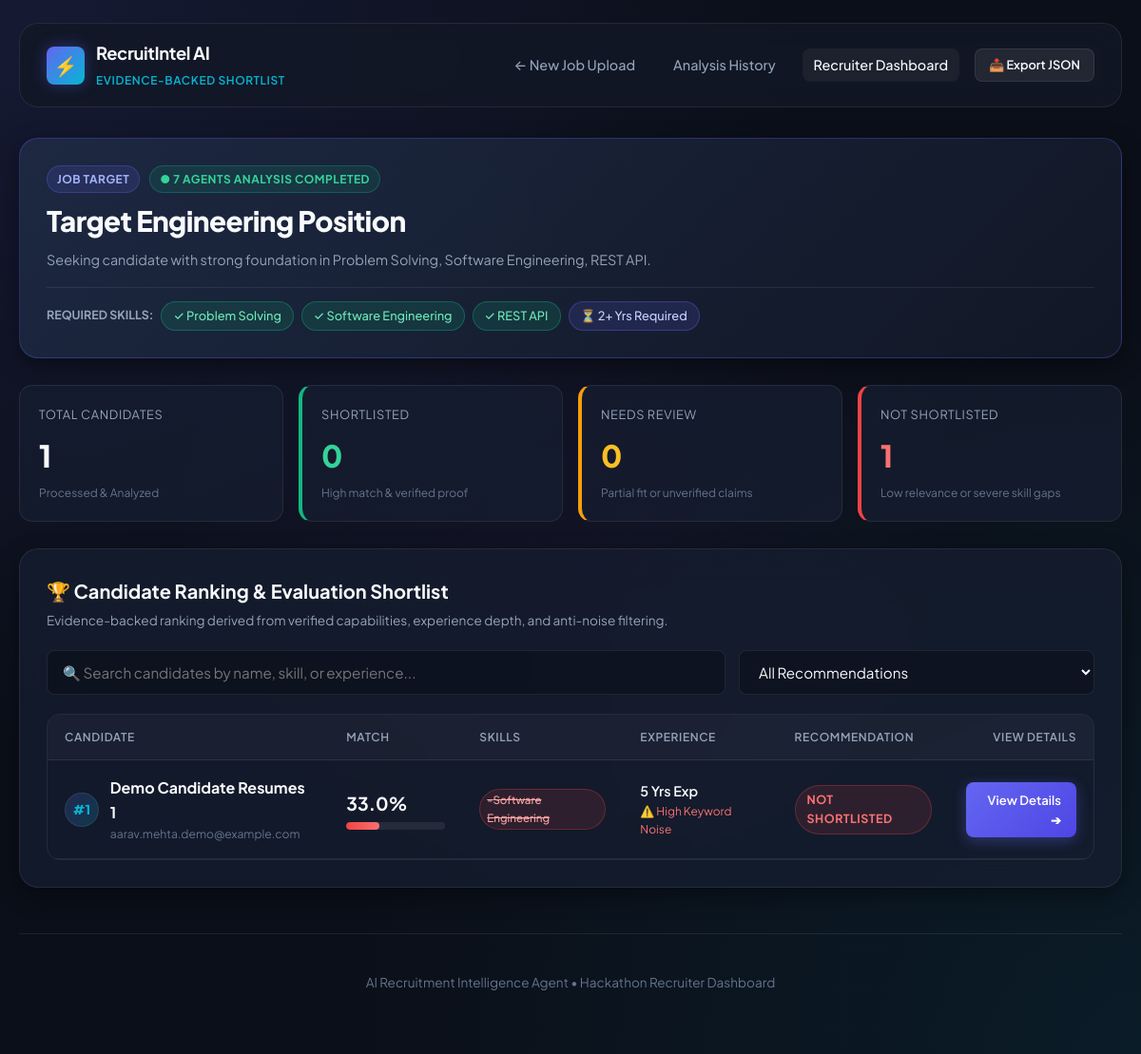
Screenshot of /dashboard/4 with the database file from the repository.
### tables this page shows
CREATE TABLE jobs (
            id INTEGER PRIMARY KEY AUTOINCREMENT,
            title TEXT NOT NULL,
            company TEXT,
            file_name TEXT,
            file_path TEXT,
            raw_text TEXT NOT NULL,
            extracted_requirements TEXT,
            created_at TIMESTAMP DEFAULT CURRENT_TIMESTAMP
        );

CREATE TABLE candidates (
            id INTEGER PRIMARY KEY AUTOINCREMENT,
            job_id INTEGER NOT NULL,
            name TEXT NOT NULL,
            email TEXT,
            phone TEXT,
            file_name TEXT NOT NULL,
            file_path TEXT,
            raw_text TEXT NOT NULL,
            parsed_sections TEXT,
            extracted_skills TEXT,
            evidence_items TEXT,
            noise_signals TEXT,
            match_score REAL DEFAULT 0.0,
            score_breakdown TEXT,
            match_tier TEXT DEFAULT 'Uploaded',
            executive_summary TEXT,
            interview_questions TEXT,
            analysis_status TEXT DEFAULT 'uploaded',
            error_message TEXT,
            created_at TIMESTAMP DEFAULT CURRENT_TIMESTAMP,
            FOREIGN KEY (job_id) REFERENCES jobs (id) ON DELETE CASCADE
        );

### app.py (the view)
@app.route("/dashboard/<int:job_id>")
def dashboard(job_id: int):
    job = get_job_by_id(job_id)
    if not job:
        return redirect(url_for("index"))
    raw_candidates = get_candidates_by_job(job_id)
    jd_data = safe_json_loads(job.get("extracted_requirements"), {})
    candidates = []
    noise_flagged_count = 0
    shortlisted_count = 0
    needs_review_count = 0
    not_shortlisted_count = 0
    for c in raw_candidates:
        cand_dict = dict(c)
        cand_dict["parsed_sections"] = safe_json_loads(c.get("parsed_sections"), {})
        cand_dict["skills_data"] = safe_json_loads(c.get("extracted_skills"), {})
        cand_dict["noise_data"] = safe_json_loads(c.get("noise_signals"), {})
        cand_dict["evidence_data"] = safe_json_loads(c.get("evidence_items"), [])
        cand_dict["score_breakdown"] = safe_json_loads(c.get("score_breakdown"), {})
        cand_dict["evidence_count"] = len(cand_dict["evidence_data"])
        cand_dict["verified_evidence_count"] = sum(
            1 for e in cand_dict["evidence_data"] if e.get("status") == "VERIFIED"
        )
        score = cand_dict.get("match_score", 0.0)
        if score >= 75.0 or cand_dict.get("match_tier") == "Strong Shortlist":
            cand_dict["recommendation_label"] = "Shortlisted"
            cand_dict["recommendation_class"] = "badge-success"
            shortlisted_count += 1
        elif score >= 50.0 or cand_dict.get("match_tier") in ["Potential Match", "Needs Review"]:
            cand_dict["recommendation_label"] = "Needs Review"
            cand_dict["recommendation_class"] = "badge-warning"
            needs_review_count += 1
        else:
            cand_dict["recommendation_label"] = "Not Shortlisted"
            cand_dict["recommendation_class"] = "badge-danger"
            not_shortlisted_count += 1
        if cand_dict["noise_data"] and cand_dict["noise_data"].get("noise_risk_level") in ["MEDIUM", "HIGH"]:
            noise_flagged_count += 1
        candidates.append(cand_dict)
    return render_template(
        "dashboard.html",
        job=job,
        jd_data=jd_data,
        candidates=candidates,
        total_candidates=len(candidates),
        shortlisted_count=shortlisted_count,
        needs_review_count=needs_review_count,
        not_shortlisted_count=not_shortlisted_count,
        noise_flagged_count=noise_flagged_count
    )

### app.py (called while the page is built)
def is_gemini_configured() -> bool:
    return GeminiService.is_configured()

@app.context_processor
def inject_global_vars():
    return {
        "gemini_active": is_gemini_configured()
    }

### database/database.py (called while the page is built)
def get_db_connection() -> sqlite3.Connection:
    os.makedirs(os.path.dirname(DB_PATH), exist_ok=True)
    conn = sqlite3.connect(DB_PATH)
    conn.row_factory = sqlite3.Row
    conn.execute("PRAGMA foreign_keys = ON")
    return conn

def get_job_by_id(job_id: int) -> Optional[Dict[str, Any]]:
    conn = get_db_connection()
    cursor = conn.cursor()
    cursor.execute("SELECT * FROM jobs WHERE id = ?", (job_id,))
    row = cursor.fetchone()
    conn.close()
    return dict(row) if row else None

def get_candidates_by_job(job_id: int) -> List[Dict[str, Any]]:
    conn = get_db_connection()
    cursor = conn.cursor()
    cursor.execute("""
        SELECT * FROM candidates
        WHERE job_id = ?
        ORDER BY match_score DESC, id ASC
    """, (job_id,))
    rows = cursor.fetchall()
    conn.close()
    return [dict(r) for r in rows]

### utils/gemini_service.py (called while the page is built)
    @classmethod
    def get_api_key(cls) -> Optional[str]:
        load_dotenv(override=True)
        key = os.getenv("GEMINI_API_KEY", "").strip()
        if not key or key in ["your_gemini_api_key_here", "your_actual_gemini_api_key_here", ""]:
            return None
        return key

    @classmethod
    def is_configured(cls) -> bool:
        return cls.get_api_key() is not None

### utils/helpers.py (called while the page is built)
def safe_json_loads(data: Any, default: Any = None) -> Any:
    if data is None:
        return default if default is not None else {}
    if isinstance(data, (dict, list)):
        return data
    try:
        return json.loads(data)
    except Exception:
        return default if default is not None else {}

### templates/dashboard.html (shortened to what this page needs)
<!DOCTYPE html>
<html lang="en">
<head>
  <link rel="stylesheet" href="{{ url_for('static', filename='css/style.css') }}">
</head>
<body>
  <div class="container">
    <nav class="navbar">
      <a href="/" class="nav-brand">
        <div class="brand-icon">⚡</div>
        <div class="brand-text">
          <h1>RecruitIntel AI</h1>
          <span>Evidence-Backed Shortlist</span>
        </div>
      </a>
      <div class="nav-links">
        <a href="/" class="nav-link">← New Job Upload</a>
        <a href="/history" class="nav-link">Analysis History</a>
        <a href="/dashboard/{{ job.id }}" class="nav-link active">Recruiter Dashboard</a>
        <a href="/api/job/{{ job.id }}/export" class="btn btn-secondary" style="padding: 6px 14px; font-size: 0.8rem;" target="_blank">
          📥 Export JSON
        </a>
      </div>
    </nav>
    <div class="card" style="background: linear-gradient(135deg, rgba(30, 41, 67, 0.95), rgba(18, 24, 38, 0.95)); border: 1px solid rgba(99, 102, 241, 0.3);">
      <div style="display: flex; justify-content: space-between; align-items: flex-start; flex-wrap: wrap; gap: 16px;">
        <div style="flex: 1; min-width: 280px;">
          <div style="display: flex; align-items: center; gap: 10px; margin-bottom: 6px;">
            <span class="badge badge-primary">Job Target</span>
            <span class="badge badge-success">● 7 Agents Analysis Completed</span>
          </div>
          <h1 style="font-size: 1.85rem; font-weight: 800; letter-spacing: -0.02em; margin-bottom: 6px;">{{ job.title }}</h1>
          <p style="color: var(--text-muted); font-size: 0.9rem; line-height: 1.5; max-width: 800px;">
            {{ jd_data.summary if jd_data and jd_data.summary else 'Automated multi-agent talent intelligence evaluation across uploaded candidate profiles.' }}
          </p>
        </div>
      </div>
      {% if jd_data and (jd_data.required_skills or jd_data.must_have_skills) %}
      <div style="margin-top: 18px; padding-top: 14px; border-top: 1px solid var(--border-color); display: flex; flex-wrap: wrap; align-items: center; gap: 8px;">
        <span style="font-size: 0.78rem; color: var(--text-muted); font-weight: 700; text-transform: uppercase;">
          Required Skills:
        </span>
        {% for skill in (jd_data.required_skills or jd_data.must_have_skills) %}
        <span class="tag tag-matched">✓ {{ skill }}</span>
        {% endfor %}
        {% if jd_data.min_experience_years %}
        <span class="tag" style="background: rgba(99, 102, 241, 0.15); border-color: rgba(99, 102, 241, 0.35); color: #c7d2fe;">
          ⏳ {{ jd_data.min_experience_years }}+ Yrs Required
        </span>
        {% endif %}
      </div>
      {% endif %}
    </div>
    <div class="metrics-grid">
      <div class="metric-card">
        <div class="metric-label">Total Candidates</div>
        <div class="metric-value">{{ total_candidates }}</div>
        <div class="metric-subtext">Processed & Analyzed</div>
      </div>
      <div class="metric-card" style="border-left: 4px solid var(--success);">
        <div class="metric-label">Shortlisted</div>
        <div class="metric-value" style="color: #34d399;">{{ shortlisted_count }}</div>
        <div class="metric-subtext">High match & verified proof</div>
      </div>
      <div class="metric-card" style="border-left: 4px solid var(--warning);">
        <div class="metric-label">Needs Review</div>
        <div class="metric-value" style="color: #fbbf24;">{{ needs_review_count }}</div>
        <div class="metric-subtext">Partial fit or unverified claims</div>
      </div>
      <div class="metric-card" style="border-left: 4px solid var(--danger);">
        <div class="metric-label">Not Shortlisted</div>
        <div class="metric-value" style="color: #f87171;">{{ not_shortlisted_count }}</div>
        <div class="metric-subtext">Low relevance or severe skill gaps</div>
      </div>
    </div>
    <div class="card">
      <div class="card-header">
        <div>
          <h2 class="card-title">🏆 Candidate Ranking & Evaluation Shortlist</h2>
          <p class="card-subtitle">Evidence-backed ranking derived from verified capabilities, experience depth, and anti-noise filtering.</p>
        </div>
      </div>
      <div style="display: flex; gap: 14px; margin-bottom: 20px; flex-wrap: wrap;">
        <input type="text" id="candidateSearch" class="form-control" style="flex: 2; min-width: 240px;" placeholder="🔍 Search candidates by name, skill, or experience...">
        <select id="tierFilter" class="form-control" style="flex: 1; min-width: 200px;">
          <option value="ALL">All Recommendations</option>
        </select>
      </div>
      <div class="table-container">
        <table class="data-table">
          <thead>
            <tr>
              <th>Candidate</th>
              <th>Match</th>
              <th>Skills</th>
              <th>Experience</th>
              <th>Recommendation</th>
              <th style="text-align: right;">View Details</th>
            </tr>
          </thead>
          <tbody>
            {% for c in candidates %}
            <tr class="candidate-row"
                data-name="{{ c.name }}"
                data-tier="{{ c.recommendation_label }}"
                data-skills="{% if c.skills_data %}{{ c.skills_data.normalized_candidate_skills|join(' ') }}{% endif %}">
              <td style="min-width: 200px;">
                <div style="display: flex; align-items: center; gap: 12px;">
                  <div style="width: 36px; height: 36px; border-radius: 50%; background: linear-gradient(135deg, rgba(99,102,241,0.2), rgba(6,182,212,0.2)); display: flex; align-items: center; justify-content: center; font-weight: 800; font-size: 0.85rem; color: var(--secondary); border: 1px solid var(--border-color);">
                    #{{ loop.index }}
                  </div>
                  <div>
                    <div style="font-weight: 700; font-size: 1rem; color: var(--text-main);">{{ c.name }}</div>
                    <div style="font-size: 0.76rem; color: var(--text-dim);">
                      {{ c.email if c.email and c.email != 'Not found' else c.file_name }}
                    </div>
                  </div>
                </div>
              </td>
              <td style="min-width: 140px;">
                <div style="display: flex; align-items: baseline; gap: 4px; margin-bottom: 4px;">
                  <strong style="font-size: 1.2rem; color: var(--text-main);">{{ c.match_score|round(1) }}%</strong>
                </div>
                <div class="progress-bar-container">
                  <div class="progress-bar-fill {% if c.match_score >= 75 %}fill-success{% elif c.match_score >= 50 %}fill-warning{% else %}fill-danger{% endif %}"
                       style="width: {{ c.match_score }}%;"></div>
                </div>
              </td>
              <td style="max-width: 260px;">
                {% if c.skills_data %}
                <div style="display: flex; flex-wrap: wrap; gap: 4px;">
                  {% if c.skills_data.missing_critical_skills %}
                  <span class="tag tag-missing" style="font-size: 0.72rem; padding: 2px 7px;">
                    -{{ c.skills_data.missing_critical_skills[0] }}
                  </span>
                  {% endif %}
                </div>
                {% else %}
                <span style="color: var(--text-dim); font-size: 0.8rem;">Pending analysis</span>
                {% endif %}
              </td>
              <td style="min-width: 130px;">
                <div style="font-size: 0.9rem; font-weight: 600; color: var(--text-main);">
                  {% if c.parsed_sections and c.parsed_sections.total_experience_years %}
                    {{ c.parsed_sections.total_experience_years }} Yrs Exp
                  {% else %}
                    {{ c.score_breakdown.breakdown.experience_fit.details if c.score_breakdown and c.score_breakdown.breakdown else '1+ Yrs' }}
                  {% endif %}
                </div>
                <div style="font-size: 0.75rem; color: var(--text-dim);">
                  {% if c.noise_data and c.noise_data.noise_risk_level == 'HIGH' %}
                  <span style="color: #f87171;">⚠️ High Keyword Noise</span>
                  {% elif c.verified_evidence_count > 0 %}
                  <span style="color: #34d399;">✓ {{ c.verified_evidence_count }} Proof Citations</span>
                  {% else %}
                  <span>General Profile</span>
                  {% endif %}
                </div>
              </td>
              <td>
                <span class="badge {{ c.recommendation_class }}" style="font-size: 0.78rem; padding: 5px 12px;">
                  {{ c.recommendation_label }}
                </span>
              </td>
              <td style="text-align: right;">
                <a href="/candidate/{{ c.id }}" class="btn btn-primary" style="padding: 8px 16px; font-size: 0.82rem;">
                  View Details ➔
                </a>
              </td>
            </tr>
            {% endfor %}
          </tbody>
        </table>
      </div>
    </div>
    <footer class="footer">
      AI Recruitment Intelligence Agent • Hackathon Recruiter Dashboard
    </footer>
  </div>
</body>
</html>

### rows the page displays
jobs: title "Target Engineering Position"
candidates: name "Demo Candidate Resumes 1", email "aarav.mehta.demo@example.com", match_score "33.0", skills_data "Software Engineering", parsed_sections.total_experience_years "5", recommendation_label "NOT SHORTLISTED"

### other values shown
{{ skill }} "Problem Solving" "Software Engineering" "REST API"
{{ jd_data.min_experience_years }} "2"
{{ total_candidates }} "1"
{{ shortlisted_count }} "0"
{{ needs_review_count }} "0"
{{ not_shortlisted_count }} "1"
